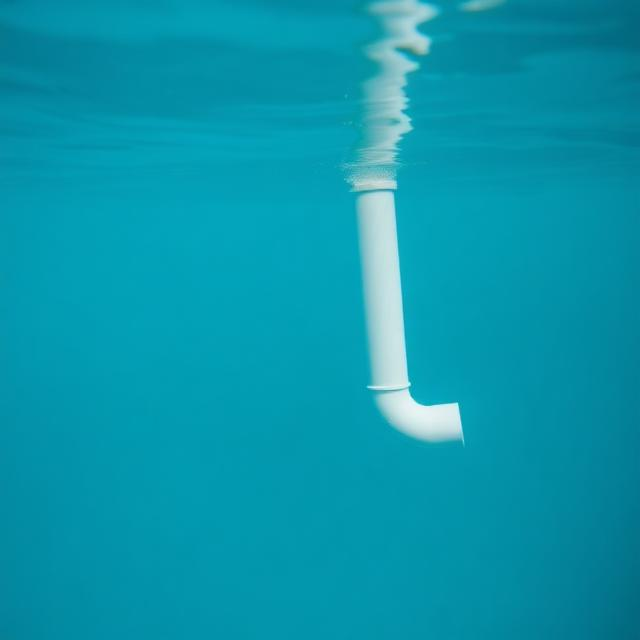
#> input picture src/IceBerg/IceBerg.jpeg, 640 x 640 px
$ python Main.py
#> lines starting #> are read from the running program, lines starting #| are printed output that depends on the picture
import numpy as np
import cv2

import CameraStream as rs
#Confirguration for Moving Average

# Configure pipeline
import sys
# 1. Standard Preprocessing
img = cv2.imread('IceBerg.jpeg')
#> img is the input picture: shape (640, 640, 3); mean B, G, R 172.2, 150.5, 9.4
gray = cv2.cvtColor(img, cv2.COLOR_BGR2GRAY)
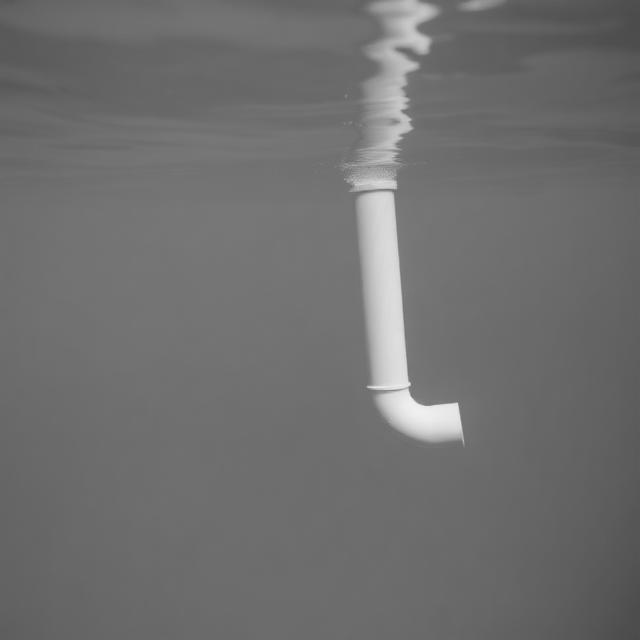
#> gray: shape (640, 640); min 74, max 244, mean 110.8

# 2. DELETE VERTICAL LINES (The Secret Weapon)
# Create a kernel that is 50 pixels wide and only 1 pixel tall
horizontal_kernel = cv2.getStructuringElement(cv2.MORPH_RECT, (50, 1))

# Apply morphology: This removes any structure that isn't at least 50px wide
# This will effectively delete the vertical icicles and "bleed"
detected_lines = cv2.morphologyEx(gray, cv2.MORPH_OPEN, horizontal_kernel, iterations=2)
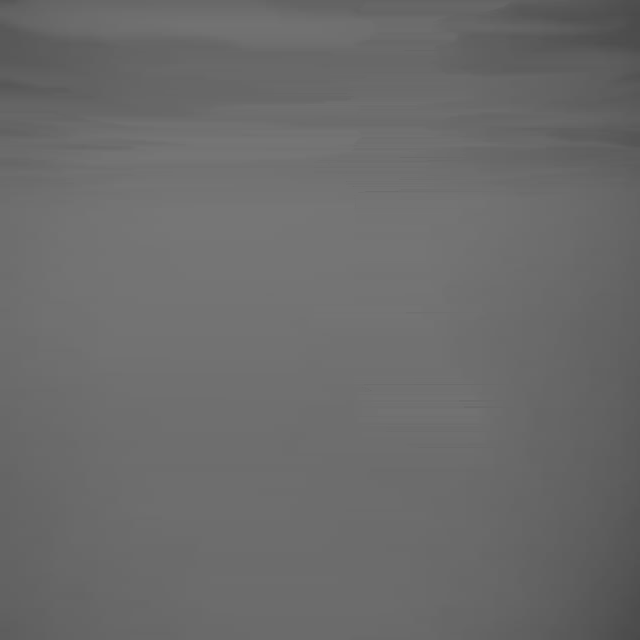
#> detected_lines: shape (640, 640); min 74, max 118, mean 106.8

# 3. Edge Detection on the "Cleaned" horizontal image
edges = cv2.Canny(detected_lines, 50, 150, apertureSize=3)
#> edges: shape (640, 640); every value is 0

# 4. Hough Lines with Angle Filtering
# In cv2.HoughLines, the theta parameter (pi/2) targets horizontal lines.
# We will filter the results to only keep lines where theta is approx 90 degrees.
lines = cv2.HoughLines(edges, 1, np.pi/180, 150)
#> lines = None

waterline_y = None

if lines is not None:
    for rho, theta in lines[0]:
        # Theta for a horizontal line is roughly pi/2 (1.57 radians)
        # We only accept lines between 80 and 100 degrees
        if 1.4 < theta < 1.7:
            a = np.cos(theta)
            b = np.sin(theta)
            x0 = a * rho
            y0 = b * rho
            waterline_y = int(y0) # This is the Y-coordinate of your surface

            # Draw the line to verify
            cv2.line(img, (0, waterline_y), (img.shape[1], waterline_y), (0, 0, 255), 2)

cv2.imshow('Waterline Found', img)
cv2.waitKey(0)
exit(0)
#> (the program exits here)
